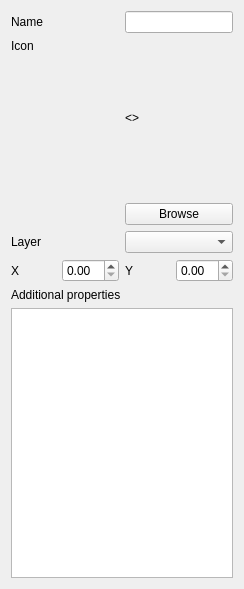
<?xml version="1.0" encoding="UTF-8"?>
<ui version="4.0">
 <class>BattlemapInspector</class>
 <widget class="QWidget" name="BattlemapInspector">
  <property name="geometry">
   <rect>
    <x>0</x>
    <y>0</y>
    <width>244</width>
    <height>589</height>
   </rect>
  </property>
  <property name="windowTitle">
   <string>Form</string>
  </property>
  <layout class="QVBoxLayout" name="verticalLayout_3">
   <item>
    <layout class="QGridLayout" name="gridLayout">
     <item row="0" column="0">
      <widget class="QLabel" name="label">
       <property name="text">
        <string>Name</string>
       </property>
      </widget>
     </item>
     <item row="0" column="1">
      <widget class="QLineEdit" name="nameEdit"/>
     </item>
     <item row="1" column="0">
      <layout class="QVBoxLayout" name="verticalLayout_2">
       <item>
        <widget class="QLabel" name="label_6">
         <property name="text">
          <string>Icon</string>
         </property>
        </widget>
       </item>
       <item>
        <spacer name="verticalSpacer">
         <property name="orientation">
          <enum>Qt::Vertical</enum>
         </property>
         <property name="sizeHint" stdset="0">
          <size>
           <width>20</width>
           <height>40</height>
          </size>
         </property>
        </spacer>
       </item>
      </layout>
     </item>
     <item row="1" column="1">
      <layout class="QVBoxLayout" name="verticalLayout">
       <item>
        <widget class="QLabel" name="iconLabel">
         <property name="text">
          <string>&lt;&lt;icon; dnl&gt;&gt;</string>
         </property>
        </widget>
       </item>
       <item>
        <widget class="QPushButton" name="browseIconImageButton">
         <property name="text">
          <string>Browse</string>
         </property>
        </widget>
       </item>
      </layout>
     </item>
     <item row="2" column="0">
      <widget class="QLabel" name="label_4">
       <property name="text">
        <string>Layer</string>
       </property>
      </widget>
     </item>
     <item row="2" column="1">
      <widget class="QComboBox" name="layerComboBox"/>
     </item>
     <item row="3" column="0">
      <layout class="QHBoxLayout" name="horizontalLayout">
       <item>
        <widget class="QLabel" name="label_2">
         <property name="text">
          <string>X</string>
         </property>
        </widget>
       </item>
       <item>
        <spacer name="horizontalSpacer">
         <property name="orientation">
          <enum>Qt::Horizontal</enum>
         </property>
         <property name="sizeHint" stdset="0">
          <size>
           <width>40</width>
           <height>20</height>
          </size>
         </property>
        </spacer>
       </item>
       <item>
        <widget class="QDoubleSpinBox" name="xCoordSpinbox"/>
       </item>
      </layout>
     </item>
     <item row="3" column="1">
      <layout class="QHBoxLayout" name="horizontalLayout_2">
       <item>
        <widget class="QLabel" name="label_3">
         <property name="text">
          <string>Y</string>
         </property>
        </widget>
       </item>
       <item>
        <spacer name="horizontalSpacer_2">
         <property name="orientation">
          <enum>Qt::Horizontal</enum>
         </property>
         <property name="sizeHint" stdset="0">
          <size>
           <width>40</width>
           <height>20</height>
          </size>
         </property>
        </spacer>
       </item>
       <item>
        <widget class="QDoubleSpinBox" name="yCoordSpinbox"/>
       </item>
      </layout>
     </item>
    </layout>
   </item>
   <item>
    <widget class="QLabel" name="label_5">
     <property name="text">
      <string>Additional properties</string>
     </property>
    </widget>
   </item>
   <item>
    <widget class="QTableView" name="additionalPropertiesTable"/>
   </item>
  </layout>
 </widget>
 <resources/>
 <connections/>
</ui>
